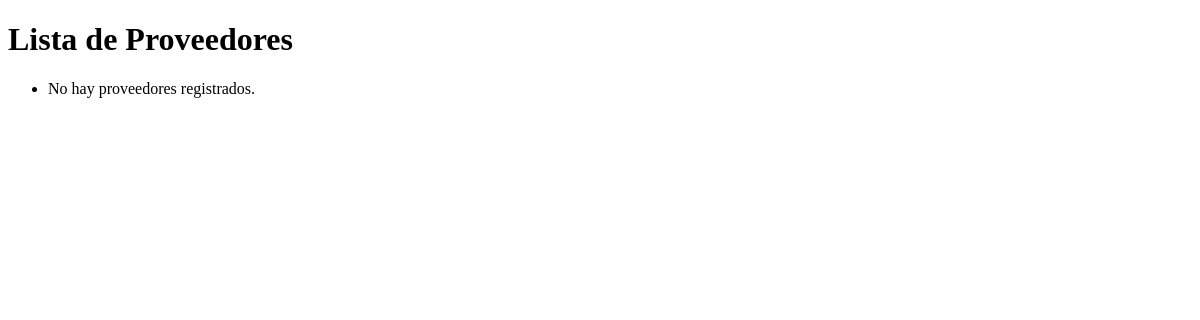
/proveedores/, run on an earlier commit of the app's database.
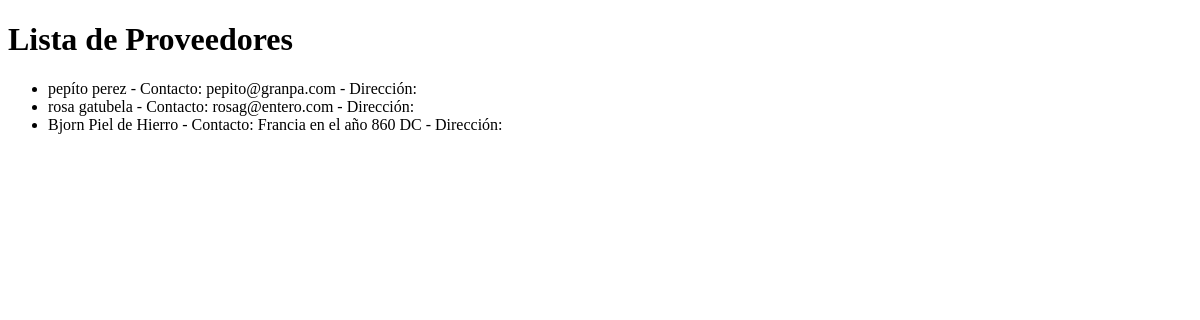
And on a later commit of the database.
### inventario/models.py (models this page shows, shortened)
class Proveedor(models.Model):
    nombre = models.CharField(max_length=255)
    contacto = models.CharField(max_length=255)
    direccion = models.CharField(max_length=255)
    telefono = models.CharField(max_length=20)

### inventario/views.py (the view)
# urls.py: path('proveedores/', views.lista_proveedores, name='lista_proveedores'),
def lista_proveedores(request):
    proveedores = Proveedor.objects.all()
    return render(request, 'ventas/lista_proveedores.html', {'proveedores': proveedores})

### inventario/templates/ventas/lista_proveedores.html (shortened to what this page needs)
<!DOCTYPE html>
<html lang="es">
<head>
</head>
<body>
    <h1>Lista de Proveedores</h1>
     <ul>
        {% for proveedor in proveedores %}
        <li>{{ proveedor.nombre }} - Contacto: {{ proveedor.contacto }} - Dirección: {{ proveedor.direccion }}</li>
        {% empty %}
        <li>No hay proveedores registrados.</li>
        {% endfor %}
    </ul>
</body>
</html>

What changed in the data, as far as the page shows it:
added Proveedor: nombre "pepíto perez", contacto "pepito@granpa.com"
added Proveedor: nombre "rosa gatubela", contacto "rosag@entero.com"
added Proveedor: nombre "Bjorn Piel de Hierro", contacto "Francia en el año 860 DC"
Also different on the page:
text no longer shown: "No hay proveedores registrados."
